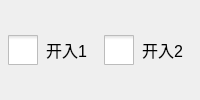
               <widget class="QWidget" name="page_22">
                <layout class="QHBoxLayout" name="horizontalLayout_26">
                 <property name="spacing">
                  <number>0</number>
                 </property>
                 <property name="leftMargin">
                  <number>0</number>
                 </property>
                 <property name="topMargin">
                  <number>0</number>
                 </property>
                 <property name="rightMargin">
                  <number>0</number>
                 </property>
                 <property name="bottomMargin">
                  <number>0</number>
                 </property>
                 <item>
                  <widget class="QCheckBox" name="checkBox_86">
                   <property name="minimumSize">
                    <size>
                     <width>30</width>
                     <height>30</height>
                    </size>
                   </property>
                   <property name="maximumSize">
                    <size>
                     <width>30</width>
                     <height>30</height>
                    </size>
                   </property>
                   <property name="styleSheet">
                    <string notr="true">QCheckBox::indicator {
    width: 30px;
    height: 30px;
}</string>
                   </property>
                   <property name="text">
                    <string/>
                   </property>
                  </widget>
                 </item>
                 <item>
                  <widget class="QLabel" name="label_249">
                   <property name="minimumSize">
                    <size>
                     <width>50</width>
                     <height>30</height>
                    </size>
                   </property>
                   <property name="maximumSize">
                    <size>
                     <width>50</width>
                     <height>30</height>
                    </size>
                   </property>
                   <property name="font">
                    <font>
                     <pointsize>12</pointsize>
                    </font>
                   </property>
                   <property name="text">
                    <string>开入1</string>
                   </property>
                  </widget>
                 </item>
                 <item>
                  <widget class="QCheckBox" name="checkBox_85">
                   <property name="minimumSize">
                    <size>
                     <width>30</width>
                     <height>30</height>
                    </size>
                   </property>
                   <property name="maximumSize">
                    <size>
                     <width>30</width>
                     <height>30</height>
                    </size>
                   </property>
                   <property name="styleSheet">
                    <string notr="true">QCheckBox::indicator {
    width: 30px;
    height: 30px;
}</string>
                   </property>
                   <property name="text">
                    <string/>
                   </property>
                  </widget>
                 </item>
                 <item>
                  <widget class="QLabel" name="label_248">
                   <property name="minimumSize">
                    <size>
                     <width>50</width>
                     <height>30</height>
                    </size>
                   </property>
                   <property name="maximumSize">
                    <size>
                     <width>50</width>
                     <height>30</height>
                    </size>
                   </property>
                   <property name="font">
                    <font>
                     <pointsize>12</pointsize>
                    </font>
                   </property>
                   <property name="text">
                    <string>开入2</string>
                   </property>
                  </widget>
                 </item>
                </layout>
               </widget>
